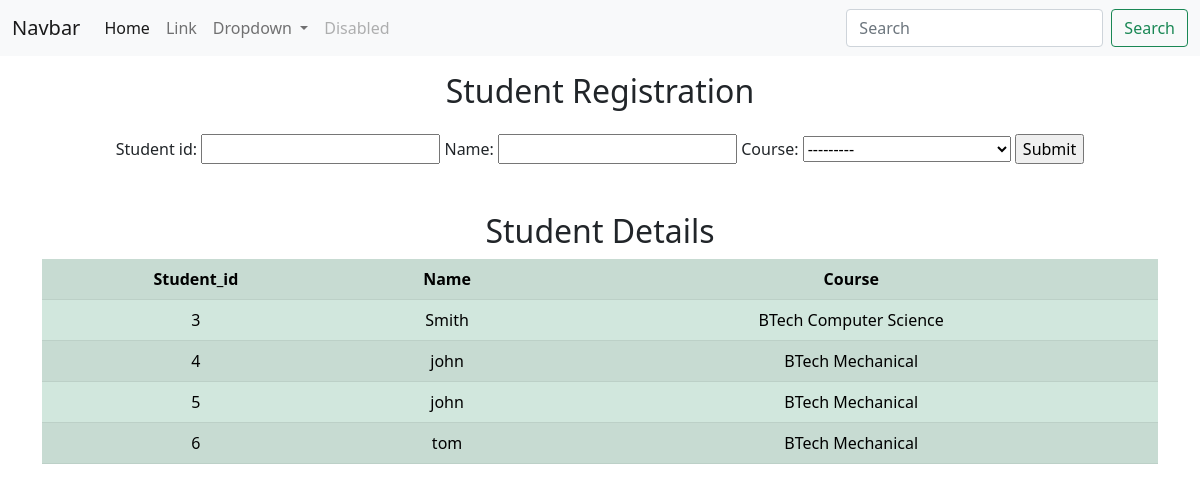
Page /teacher/ on the committed database.
### teacher/models.py (models this page shows)
class StudentDetails(models.Model):
    student_id = models.IntegerField()
    name = models.CharField(max_length=25)
    course = models.ForeignKey(CourseDetails,on_delete=models.CASCADE)

### myadmin/models.py (models this page shows)
class CourseDetails(models.Model):
    course_name = models.CharField(max_length=25)
    university = models.CharField(max_length=25)
    def __str__(self):
        return self.course_name

### teacher/views.py (the view)
# urls.py: path('',views.Register,name='stu_register'),
def Register(request):
    data = StudentDetails.objects.all()
    form = StudentDetailsForm()
    context = {'data':data,'form':form}
    if request.method == 'POST':
        form1 = StudentDetailsForm(request.POST)
        if form1.is_valid():
            form1.save()
            return redirect('stu_register')
    return render(request,'register.html',context)

### teacher/forms.py
class StudentDetailsForm(ModelForm):
    class Meta:
        model=StudentDetails
        fields = '__all__'

### teacher/templates/register.html (shortened to what this page needs)
{% extends 'main.html' %}
{% block content %}
<div class="container text-center py-3">
    <h2>Student Registration</h2>
</div>
<div class="container text-center">
    <form method = 'POST'>
        {{form}}
        <input type='submit'>
    </form>
</div>
<div class="container text-center py-5">
    <h2>Student Details</h2>
    <table class="table table-success table-striped">
        <tr>
            <th>Student_id</th>
            <th>Name</th>
            <th>Course</th>
        </tr>
        {% for i in data %}
        <tr>
            <td>{{i.id}}</td>
            <td>{{i.name}}</td>
            <td>{{i.course}}</td>
        </tr>
        {% endfor %}
    </table>
</div>
{% endblock %}

### myadmin/templates/main.html (shortened to what this page needs)
<!DOCTYPE html>
<html>
    <head>
        <link href="https://cdn.jsdelivr.net/npm/bootstrap@5.0.2/dist/css/bootstrap.min.css" rel="stylesheet">
        <link rel="stylesheet" href="">
    </head>
    <body>
        {% include 'navbar.html' %}
        {% block content %}
        {% endblock  %}
    </body>
</html>

### myadmin/templates/navbar.html (shortened to what this page needs)
<nav class="navbar navbar-expand-lg navbar-light bg-light">
    <div class="container-fluid">
      <a class="navbar-brand" href="#">Navbar</a>
      <div class="collapse navbar-collapse" id="navbarSupportedContent">
        <ul class="navbar-nav me-auto mb-2 mb-lg-0">
          <li class="nav-item">
            <a class="nav-link active" aria-current="page" href="#">Home</a>
          </li>
          <li class="nav-item">
            <a class="nav-link" href="#">Link</a>
          </li>
          <li class="nav-item dropdown">
            <a class="nav-link dropdown-toggle" href="#" id="navbarDropdown" role="button" data-bs-toggle="dropdown" aria-expanded="false">
              Dropdown
            </a>
          </li>
          <li class="nav-item">
            <a class="nav-link disabled" href="#" tabindex="-1" aria-disabled="true">Disabled</a>
          </li>
        </ul>
        <form class="d-flex">
          <input class="form-control me-2" type="search" placeholder="Search" aria-label="Search">
          <button class="btn btn-outline-success" type="submit">Search</button>
        </form>
      </div>
    </div>
  </nav>

### rows in the picture
StudentDetails: id "3", name "Smith", course "BTech Computer Science"
StudentDetails: id "4", name "john", course "BTech Mechanical"
StudentDetails: id "5", name "john", course "BTech Mechanical"
StudentDetails: id "6", name "tom", course "BTech Mechanical"
